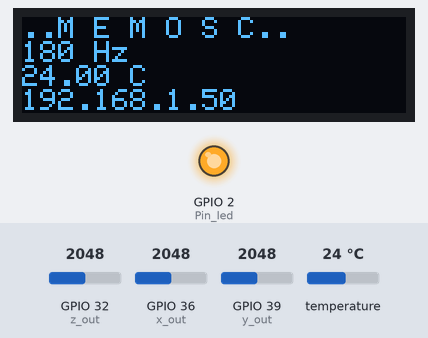
This sketch was run on a simulated ESP32. Parts: 128×32 one-colour display, output pins drawn as LEDs (lit = HIGH). The test bench sets the inputs (shaded band); at power-on: temperature 24 °C, GPIO 36 (x_out) = 2048, GPIO 39 (y_out) = 2048, GPIO 32 (z_out) = 2048. WiFi joins after 1.5 s; servers stay silent unless stated; the display library's start-up logo is not drawn; uploads are accepted with an empty reply; what the sketch prints to the serial monitor is not drawn.

Above: at 3.9 s.
4.0 s: temperature set to 12 °C
At 4.8 s:
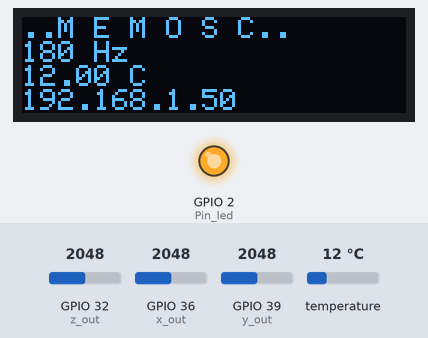
5.9 s: GPIO 36 (x_out) set to 2866
At 8.9 s:
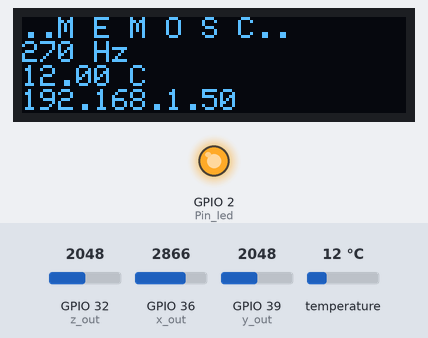
9.2 s: GPIO 39 (y_out) set to 2866
At 12.0 s:
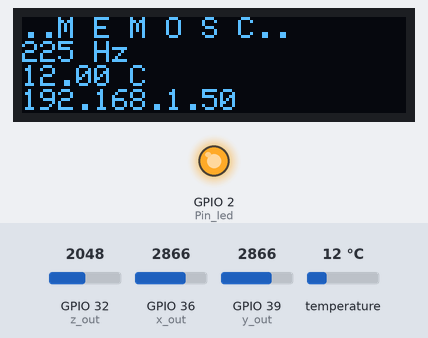
12.5 s: temperature set to 19 °C
At 14.4 s:
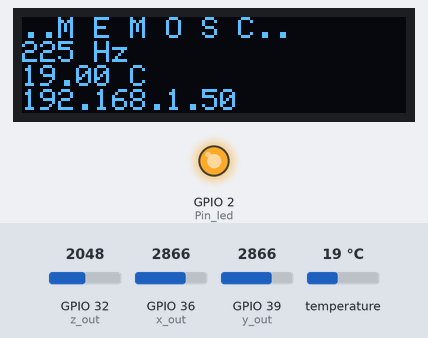
14.7 s: GPIO 36 (x_out) set to 3972
At 17.4 s:
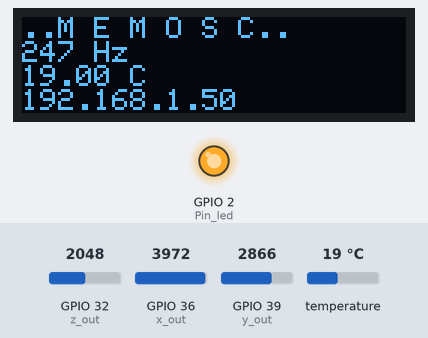
17.9 s: GPIO 39 (y_out) set to 1228
At 20.4 s:
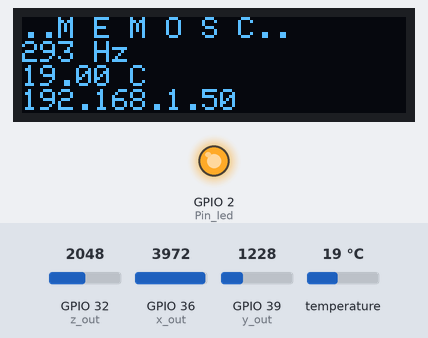
Timing chart, 0 to 21.9 s (numbered marks = the images above; inputs shaded):
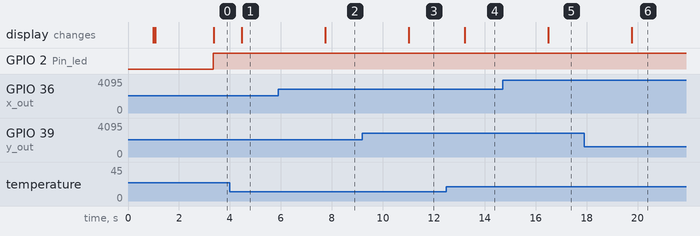

The sketch:

mso_v2.ino
```cpp
#include <WiFi.h>
#include <WebServer.h>
#include <HTTPClient.h>

// Sensor de temperatura
#include <OneWire.h>
#include <DallasTemperature.h>

// Display
#include <SPI.h>
#include <Wire.h>
#include <Adafruit_GFX.h>
#include <Adafruit_SSD1306.h>

//acelerometro
#include <math.h>

// Define los pines de los botones y el bus I2C según el tipo de placa
#if defined(ESP8266)
  #define BUTTON_A  0
  #define BUTTON_B 16
  #define BUTTON_C  2
  #define WIRE Wire
#elif defined(ARDUINO_ADAFRUIT_FEATHER_ESP32C6)
  #define BUTTON_A  7
  #define BUTTON_B  6
  #define BUTTON_C  5
  #define WIRE Wire
#elif defined(ESP32)
  #define BUTTON_A 15
  #define BUTTON_B 32
  #define BUTTON_C 14
  #define WIRE Wire
#elif defined(ARDUINO_STM32_FEATHER)
  #define BUTTON_A PA15
  #define BUTTON_B PC7
  #define BUTTON_C PC5
  #define WIRE Wire
#elif defined(TEENSYDUINO)
  #define BUTTON_A  4
  #define BUTTON_B  3
  #define BUTTON_C  8
  #define WIRE Wire
#elif defined(ARDUINO_FEATHER52832)
  #define BUTTON_A 31
  #define BUTTON_B 30
  #define BUTTON_C 27
  #define WIRE Wire
#elif defined(ARDUINO_ADAFRUIT_FEATHER_RP2040)
  #define BUTTON_A  9
  #define BUTTON_B  8
  #define BUTTON_C  7
  #define WIRE Wire1
#else // 32u4, M0, M4, nrf52840 and 328p
  #define BUTTON_A  9
  #define BUTTON_B  6
  #define BUTTON_C  5
  #define WIRE Wire
#endif

Adafruit_SSD1306 display = Adafruit_SSD1306(128, 32, &WIRE);

const int oneWireBus = 4; // Pin temperatura
OneWire oneWire(oneWireBus);
DallasTemperature sensors(&oneWire);

int arrayVibrate[20];
int hzs = 0;
int suma = 0;
int Pin_Sensor = 5;
int Pin_led = 2;

String serverUrl = "http://192.168.8.70/serverx.php";
float temperatureC=35;
float tmax=35;
float hzmax=50;

double roll, pitch, yaw;
const int x_out = A0; /* connect x_out of module to A1 of UNO board */
const int y_out = A3; /* connect y_out of module to A2 of UNO board */
const int z_out = A4; /* connect z_out of module to A3 of UNO board */

WebServer server(80);
String server_l="";
String valor2="";
void setup() {
  // put your setup code here, to run once:
  Serial.begin(115200);
  delay(1000);
  //const char* ssid = "MERCUSYS_5EBE";         /*Enter Your SSID*/
  //const char* password = "57931289"; /*Enter Your Password*/

  String ssid = "RAZOR";         /*Enter Your SSID*/
  String password = "12345678z"; /*Enter Your Password*/

  display.begin(SSD1306_SWITCHCAPVCC, 0x3C);
  display.display();
  display.clearDisplay();
  display.display();

  dysplayInit();
  Serial.println("Desconectamos antes de conectar el WiFi");
  WiFi.disconnect();
/*

  // Leer el nombre del WiFi
  Serial.println("Escribe Nombre WiFi:");
  while (Serial.available() == 0) {}  // Espera hasta que haya datos disponibles
  String tx_ssid = Serial.readString();  // Lee el texto ingresado
  tx_ssid.trim();  // Elimina espacios y saltos de línea
  ssid = tx_ssid;  // Asigna el texto leído a la variable 'ssid'

  // Leer la contraseña del WiFi
  Serial.println("Escribe la contraseña del WiFi:");
  while (Serial.available() == 0) {}  // Espera hasta que haya datos disponibles
  String tx_password = Serial.readString();  // Lee el texto ingresado
  tx_password.trim();  // Elimina espacios y saltos de línea
  password = tx_password;  // Asigna el texto leído a la variable 'password'

  // Imprimir los valores ingresados para confirmar
  Serial.println("Nombre WiFi ingresado: " + ssid);
  Serial.println("Contraseña WiFi ingresada: " + password);

*/


  Serial.print("Conectando a ");
  Serial.println(ssid);

  WiFi.mode(WIFI_STA);
  WiFi.begin(ssid, password);


  while (WiFi.status() != WL_CONNECTED) {
    delay(500);
    Serial.print(".");
  }

  Serial.println("");
  Serial.println("WiFi connected");
  Serial.println("IP address: ");
  Serial.println(WiFi.localIP());

  server.on("/", []() {
    String content = "";
    content += "<html>";
    content += "<body>";
    content += "<h1>BIENVENIDO A MEMOSC</h1>";
    content += "<form action=\"/submit\" method=\"POST\">";

    content += "IP Servidor : <input type=\"text\" name=\"valor1\"><br>";
    content += "Temperatura maxima : <input type=\"number\" name=\"valor2\" value=\""+String(tmax)+"\"><br>";
    content += "Hz maxima : <input type=\"number\" name=\"valor3\" value=\""+String(hzmax)+"\"><br>";

    content += "<input type=\"submit\" value=\"Enviar\">";
    content += "</form>";
    content += "</body>";
    content += "</html>";
    server.send(200, "text/html", content);
  });

    // Ruta para procesar los datos del formulario
  server.on("/submit", HTTP_POST, []() {
    if (server.hasArg("valor1") && server.hasArg("valor2")) {
      // Almacenar los valores en las variables globales
      server_l = server.arg("valor1");
      server_l="http://"+server_l+"/serverx.php";
      tmax = server.arg("valor2").toFloat();
      hzmax=server.arg("valor3").toFloat();

      // Imprimir los valores recibidos
      Serial.println("Valor 1: " + server_l);
      //Serial.println("Valor 2: " + valor2);

      // Respuesta al cliente
      server.send(200, "text/html", "Datos recibidos: Valor 1 = " + server_l + " Valor 2 = "+tmax+" Valor3="+hzmax);// + valor2);
    } else {
      server.send(400, "text/html", "Faltan parámetros");
    }
  });

  // Iniciar el servidor
  server.begin();


  pinMode(Pin_Sensor, INPUT);
  pinMode(Pin_led, OUTPUT);

}


void displayInfo(float temperatureC, int suma) {
  display.clearDisplay();
  display.setTextSize(1);
  display.setTextColor(SSD1306_WHITE);
  display.setCursor(0, 0);
  display.print("..M E M O S C..");
  display.setCursor(0, 8);
  display.print(suma);
  display.print(" Hz");
  display.setCursor(0, 16);
  display.print(temperatureC);
  display.print(" C");
  display.setCursor(0, 24);
  display.print(WiFi.localIP());

  display.display();
}


void dysplayInit() {
  display.clearDisplay();
  display.setTextSize(1);
  display.setTextColor(SSD1306_WHITE);
  display.setCursor(0, 0);
  display.print("..M E M O S C..");
  display.setCursor(0, 8);
  display.print("Conectando....");
  display.display();
}


void loop() {
  // put your main code here, to run repeatedly:
  int x_adc_value, y_adc_value, z_adc_value;
  double x_g_value, y_g_value, z_g_value;

  x_adc_value = analogRead(x_out); /* Digital value of voltage on x_out pin */
  y_adc_value = analogRead(y_out); /* Digital value of voltage on y_out pin */
  z_adc_value = analogRead(z_out); /* Digital value of voltage on z_out pin */
  Serial.print("x = ");
  Serial.print(x_adc_value);
  Serial.print("\t\t");
  Serial.print("y = ");
  Serial.print(y_adc_value);
  Serial.print("\t\t");
  Serial.print("z = ");
  Serial.print(z_adc_value);
  Serial.println("");

  x_g_value = ( ( ( (double)(x_adc_value * 3.3)/4096) - 1.65 ) / 0.330 ); /* Acceleration in x-direction in g units */
  y_g_value = ( ( ( (double)(y_adc_value * 3.3)/4096) - 1.65 ) / 0.330 ); /* Acceleration in y-direction in g units */
  z_g_value = ( ( ( (double)(z_adc_value * 3.3)/4096) - 1.80 ) / 0.330 ); /* Acceleration in z-direction in g units */

  roll = ( ( (atan2(y_g_value,z_g_value) * 180) / 3.14 ) + 180 ); /* Formula for roll */
  pitch = ( ( (atan2(z_g_value,x_g_value) * 180) / 3.14 ) + 180 ); /* Formula for pitch */
  yaw = ( ( (atan2(x_g_value,y_g_value) * 180) / 3.14 ) + 180 ); /* Formula for yaw */
  /* Not possible to measure yaw using accelerometer. Gyroscope must be used if yaw is also required */

  /* Display the results (acceleration is measured in m/s^2) */
  Serial.print("Roll = ");
  Serial.print(roll);
  Serial.print("\t");
  Serial.print("Pitch = ");
  Serial.print(pitch);
  Serial.print("\t");
  Serial.print("Yaw = ");
  Serial.print(yaw);
  Serial.print("\n\n");

  //sensor de temperatura
  sensors.begin();
  sensors.requestTemperatures();
  temperatureC = sensors.getTempCByIndex(0);
  Serial.print(temperatureC);
  Serial.println("C");


    if(yaw>=hzmax || temperatureC>=tmax){
      digitalWrite(Pin_led, HIGH);
    }else{
      digitalWrite(Pin_led, LOW);
    }
  displayInfo(temperatureC, yaw);

  //coneectando con servidor
  String data = "sensor=1&valor=" + String(temperatureC) + "&sensor2=2&valor2=" + String(yaw);
  HTTPClient http;
    http.begin(server_l);
    http.addHeader("Content-Type", "application/x-www-form-urlencoded");

    int httpResponseCode = http.POST(data);
    if (httpResponseCode > 0) {
      Serial.print("HTTP Response code: ");
      Serial.println(httpResponseCode);
      String payload = http.getString();
      Serial.println(payload);
    } else {
      Serial.print("Error en la solicitud HTTP: ");
      Serial.println(httpResponseCode);
    }

    http.end();

    server.handleClient();

    delay(100);
    yield();


}
```

Measured:
- after the input at 4.0 s, the display: changes after 0.46 s (image 1)
- after the input at 5.9 s, the display: changes after 1.8 s (image 2)
- after the input at 9.2 s, the display: changes after 1.8 s (image 3)
- after the input at 12.5 s, the display: changes after 0.71 s (image 4)
- after the input at 14.7 s, the display: changes after 1.8 s (image 5)
- after the input at 17.9 s, the display: changes after 1.9 s (image 6)
